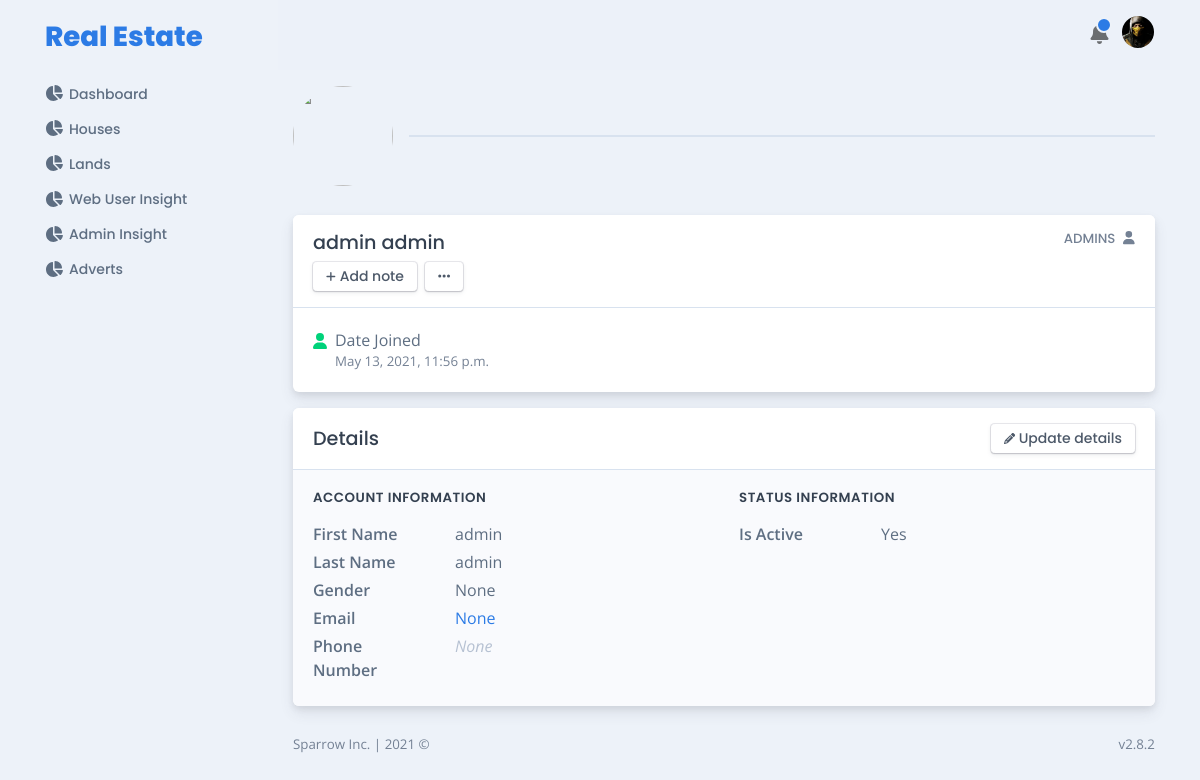
The page /user/admin/user/13/ (signed in) on the database its author committed.
### user/models.py (models this page shows, shortened)
class User(AbstractBaseUser, PermissionsMixin):
    uuid = models.UUIDField(default=uuid.uuid4, unique=True, blank=True, null=True)
    slug = models.SlugField(max_length=200, blank=True, null=True, unique=True)
    user_type = models.CharField(max_length=200, choices=USER_TYPES, blank=True, null=True)
    username = models.CharField(max_length=200, blank=True, null=True, unique=True)
    first_name = models.CharField(max_length=200, blank=True, null=True)
    last_name = models.CharField(max_length=200, blank=True, null=True)
    date_joined = models.DateTimeField(default=timezone.now)
    is_active = models.BooleanField(default=True, blank=True, null=True)
    is_staff = models.BooleanField(default=True, blank=True, null=True)
    is_superuser = models.BooleanField(default=False, blank=True, null=True)
    email = models.EmailField(max_length=200, blank=True, null=True, unique=True)
    phone_number = models.CharField(max_length=100, blank=True, null=True)
    address = models.CharField(max_length=100, blank=True, null=True)
    is_star = models.BooleanField(default=False, blank=True, null=True)
    profile = models.FileField(upload_to='profile/', blank=True,  null=True)
    gender = models.CharField(max_length=100, blank=True, null=True, choices=GENDER)
    reset_password = models.BooleanField(blank=True, null=True)
    is_logged_in = models.BooleanField(blank=True, null=True)
    login_at = models.DateTimeField(blank=True, null=True)
    objects = UserManager()
    USERNAME_FIELD = 'username'
    REQUIRED_FIELDS = ['first_name', 'last_name']
    def get_full_name(self):
        return f"{self.first_name} {self.last_name}"
    class Meta:
        db_table = 'user'
        ordering = ['-date_joined']

### user/views.py (the view)
# urls.py: path('admin/user/<id>/', admin_user_details, name='admin_user_details'),
@login_required(login_url='user:admin-login')
@admin_required(redirect_url='user:user-permission')
def admin_user_details(request, id):
    admin_user = User.objects.get(id=id)
    context = {
        'admin_user': admin_user
    }
    return render(request, 'user/admin_user_details.html', context)

### templates/user/admin_user_details.html (shortened to what this page needs)
{% extends 'layouts/admin.html' %}
{% load static %}
{% block page_title %}
    {% if admin_user.profile %}
        <img class="rounded-circle" height="100px" width="100px" src="{{ admin_user.profile.url }}">
    {% else %}
        <img class="rounded-circle" height="100px" width="100px" src="{% static 'assets/img/profile.png' %}">
    {% endif %}
{% endblock %}
{% block contents %}
    <div class="card mb-3">
        <div class="card-header">
            <div class="row">
                <div class="col">
                    <h5 class="mb-2">{{ admin_user.get_full_name }}</h5><a class="btn btn-falcon-default btn-sm" href="#!"><span class="fas fa-plus fs--2 mr-1"></span>Add note</a><button class="btn btn-falcon-default btn-sm dropdown-toggle ml-2 dropdown-caret-none" type="button" data-toggle="dropdown" aria-haspopup="true" aria-expanded="false"><span class="fas fa-ellipsis-h"></span></button>
                </div>
                <div class="col-auto d-none d-sm-block">
                    <h6 class="text-uppercase text-600">{{ admin_user.get_user_type_display }}<span class="fas fa-user ml-2"></span></h6>
                </div>
            </div>
        </div>
        <div class="card-body border-top">
            <div class="media"><span class="fas fa-user text-success mr-2" data-fa-transform="down-5"></span>
                <div class="media-body">
                    <p class="mb-0">Date Joined</p>
                    <p class="fs--1 mb-0 text-600">{{ admin_user.date_joined }}</p>
                </div>
            </div>
        </div>
    </div>
    <div class="card mb-3">
        <div class="card-header">
            <div class="row align-items-center">
                <div class="col">
                    <h5 class="mb-0">Details</h5>
                </div>
                <div class="col-auto"><a class="btn btn-falcon-default btn-sm" href="#!"><span class="fas fa-pencil-alt fs--2 mr-1"></span>Update details</a></div>
            </div>
        </div>
        <div class="card-body bg-light border-top">
            <div class="row">
                <div class="col-lg col-xxl-5">
                    <h6 class="font-weight-semi-bold ls mb-3 text-uppercase">Account Information</h6>
                    <div class="row">
                        <div class="col-5 col-sm-4">
                            <p class="font-weight-semi-bold mb-1">First Name</p>
                        </div>
                        <div class="col">{{ admin_user.first_name }}</div>
                    </div>
                    <div class="row">
                        <div class="col-5 col-sm-4">
                            <p class="font-weight-semi-bold mb-1">Last Name</p>
                        </div>
                        <div class="col">{{ admin_user.last_name }}</div>
                    </div>
                    <div class="row">
                        <div class="col-5 col-sm-4">
                            <p class="font-weight-semi-bold mb-1">Gender</p>
                        </div>
                        <div class="col">{{ admin_user.gender }}</div>
                    </div>
                    <div class="row">
                        <div class="col-5 col-sm-4">
                            <p class="font-weight-semi-bold mb-1">Email</p>
                        </div>
                        <div class="col"><a href="mailto:tony@gmail.com">{{ admin_user.email }}</a></div>
                    </div>
                    <div class="row">
                        <div class="col-5 col-sm-4">
                            <p class="font-weight-semi-bold mb-1">Phone Number</p>
                        </div>
                        <div class="col">
                            <p class="font-italic text-400 mb-1">{{ admin_user.phone_number }}</p>
                        </div>
                    </div>
                </div>
                <div class="col-lg col-xxl-5 mt-4 mt-lg-0 offset-xxl-1">
                    <h6 class="font-weight-semi-bold ls mb-3 text-uppercase">Status Information</h6>
                    <div class="row">
                        <div class="col-5 col-sm-4">
                            <p class="font-weight-semi-bold mb-1">Is Active</p>
                        </div>
                        <div class="col">{% if admin_user.is_active %}Yes{% else %}No{% endif %}</div>
                    </div>
                </div>
            </div>
        </div>
    </div>
{% endblock %}

### templates/layouts/admin.html (shortened to what this page needs)
{% load static %}
<!DOCTYPE html>
<html lang="en-US" dir="ltr">
<head>
    <link href="{% static 'falcon/assets/lib/datatables-bs4/dataTables.bootstrap4.min.css' %}" rel="stylesheet">
    <link href="{% static 'falcon/assets/lib/datatables.net-responsive-bs4/responsive.bootstrap4.css' %}" rel="stylesheet">
    <link href="{% static 'falcon/assets/lib/perfect-scrollbar/perfect-scrollbar.css' %}" rel="stylesheet">
    <link href="{% static 'falcon/assets/lib/owl.carousel/owl.carousel.min.css' %}" rel="stylesheet">
    <link  href="{% static 'falcon/assets/lib/owl.carousel/owl.theme.default.min.css' %}" rel="stylesheet">
    <link href="{% static 'falcon/assets/css/theme.min.css' %}" rel="stylesheet">
    <link href="{% static 'falcon/assets/lib/dropzone/dropzone.min.css' %}" rel="stylesheet">
    <link href="{% static 'falcon/assets/lib/prismjs/prism-okaidia.css' %}" rel="stylesheet">
    <link href="{% static 'falcon/assets/lib/raty-js/jquery.raty.css'%}" rel="stylesheet">
</head>
<body>
<main class="main" id="top">
    <div class="container" data-layout="container">
        <nav class="navbar navbar-vertical navbar-expand-xl navbar-light" style="display:none;">
            <div class="d-flex align-items-center">
                <a class="navbar-brand" href="{% url 'user:admin-insight' %}">
                    <div class="d-flex align-items-center py-3">
                        <span class="text-sans-serif">Real Estate</span></div>
                </a>
            </div>
            <div class="collapse navbar-collapse" id="navbarVerticalCollapse">
                <div class="navbar-vertical-content perfect-scrollbar scrollbar">
                    <ul class="navbar-nav flex-column">
                        <li class="nav-item">
                            <a href="" class="nav-link">
                                <div class="d-flex align-items-center"><span class="nav-link-icon"><span class="fas fa-chart-pie"></span></span><span class="nav-link-text">Dashboard</span></div>
                            </a>
                        </li>
                        <li class="nav-item">
                            <a href="{% url 'estate:houses' %}" class="nav-link">
                                <div class="d-flex align-items-center"><span class="nav-link-icon"><span class="fas fa-chart-pie"></span></span><span class="nav-link-text">Houses</span></div>
                            </a>
                        </li>
                        <li class="nav-item">
                            <a href="{% url 'land:lands' %}" class="nav-link">
                                <div class="d-flex align-items-center"><span class="nav-link-icon"><span class="fas fa-chart-pie"></span></span><span class="nav-link-text">Lands</span></div>
                            </a>
                        </li>
                        <li class="nav-item">
                            <a href="{% url 'user:site-visitors' %}" class="nav-link">
                                <div class="d-flex align-items-center"><span class="nav-link-icon"><span class="fas fa-chart-pie"></span></span><span class="nav-link-text">Web User Insight</span></div>
                            </a>
                        </li>
                        <li class="nav-item">
                            <a href="{% url 'user:admin-insight' %}" class="nav-link">
                                <div class="d-flex align-items-center"><span class="nav-link-icon"><span class="fas fa-chart-pie"></span></span><span class="nav-link-text">Admin Insight</span></div>
                            </a>
                        </li>
                        <li class="nav-item">
                            <a href="{% url 'adverts:adverts' %}" class="nav-link">
                                <div class="d-flex align-items-center"><span class="nav-link-icon"><span class="fas fa-chart-pie"></span></span><span class="nav-link-text">Adverts</span></div>
                            </a>
                        </li>
                    </ul>
                </div>
            </div>
        </nav>
        <div class="content">
            <nav class="navbar navbar-light navbar-glass navbar-top sticky-kit navbar-expand" style="display:none;">
                <ul class="navbar-nav navbar-nav-icons ml-auto flex-row align-items-center">
                    <li class="nav-item d-none d-md-block">
                        <a class="nav-link px-3 py-0" href="https://prium.github.io/falcon/v3.0.0-beta6/" target="_blank"><img src="../assets/img/logos/bootstrap-5.png" alt="" height="35" /></a>
                    </li>
                    <li class="nav-item dropdown dropdown-on-hover">
                        <a class="nav-link notification-indicator notification-indicator-primary px-0 icon-indicator" id="navbarDropdownNotification" href="#" role="button" data-toggle="dropdown" aria-haspopup="true" aria-expanded="false"><span class="fas fa-bell fs-4" data-fa-transform="shrink-6"></span></a>
                    </li>
                    <li class="nav-item dropdown dropdown-on-hover"><a class="nav-link pr-0" id="navbarDropdownUser" href="#" role="button" data-toggle="dropdown" aria-haspopup="true" aria-expanded="false">
                        <div class="avatar avatar-xl">
                            <img class="rounded-circle" src="{% if user.profile %}{{ user.profile.url }}{% else %}{% static 'assets/img/profile.png' %}{% endif %}" alt="" />
                        </div>
                    </a>
                    </li>
                </ul>
            </nav>
            <div class="media mb-4 mt-3">
                <div class="media-body">
                    <h5 class="mb-0 text-primary position-relative"><span class="bg-200 pr-3">{% block page_title %}Put page title here{% endblock %}</span><span class="border position-absolute absolute-vertical-center w-100 z-index--1 l-0"></span></h5>
                </div>
            </div>
            {% block contents %}Put contents here{% endblock %}
            <footer>
                <div class="row no-gutters justify-content-between fs--1 mt-4 mb-3">
                    <div class="col-12 col-sm-auto text-center">
                        <p class="mb-0 text-600">Sparrow Inc. <span class="d-none d-sm-inline-block">| </span><br class="d-sm-none" /> 2021 &copy; </p>
                    </div>
                    <div class="col-12 col-sm-auto text-center">
                        <p class="mb-0 text-600">v2.8.2</p>
                    </div>
                </div>
            </footer>
        </div>
    </div>
</main>
</body>
</html>

### rows shown on the page
User: profile (picture)
User: get_full_name "admin admin", user_type "ADMINS", date_joined "May 13, 2021, 11:56 p.m.", first_name "admin", last_name "admin", gender "None", email "None", phone_number "None"
